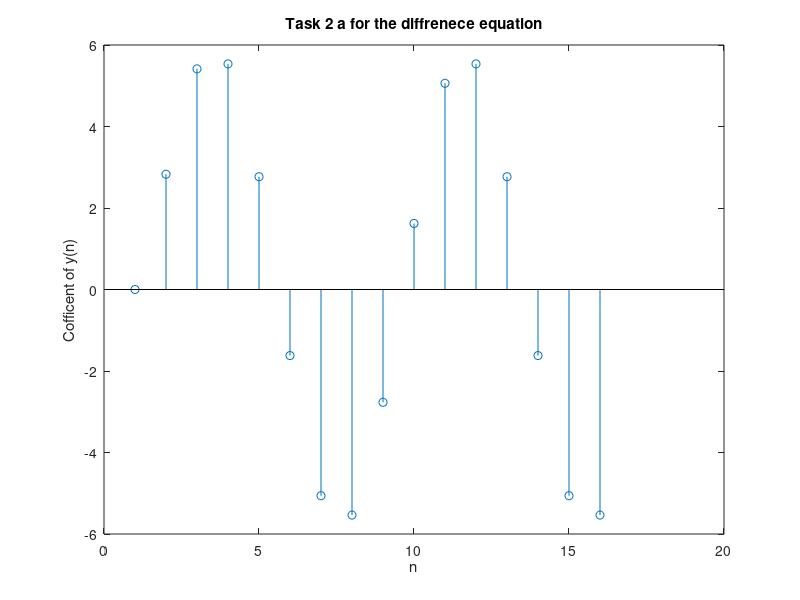

This figure's MATLAB source: (Note: this script raises an error after producing the figure.)

clear;close all;clc;
% Task 2a and 2b - To find y(n)
t = zeros(3,16);
i=0:3;
h=0.5.^i;
for n=0:15
x(n+1)=4*sin((2*pi*n)/8);
t(1,n+2) = x(n+1);
t(2,n+3) = x(n+1);
t(3,n+4) = x(n+1);
%Task 2a - y(n) by using the difference equation
y(n+1)=x(n+1)+0.5*t(1,n+1)+0.5^2*t(2,n+1)+0.5^3*t(3,n+1);
%Task 2b - y(n) by using the convolution summation
y_conv(n+1) = h*[x(n+1);t(1,n+1);t(2,n+1);t(3,n+1)];
end
figure;
stem(y);
title('Task 2 a for the diffrenece equation');
xlabel('n');
ylabel('Cofficent of y(n)');

% Task 2c - y(n) by using the FFT
h=[h,zeros(1,12)];
X=d_fft16(x); % 16 point FFT function
H=d_fft16(h);
y_fft=d_ifft16(1/16.*X.*H); % 16 point IFFT function
figure;
stem(y_conv);
title('Task 2 b for the diffrenece equation');
xlabel('n');
ylabel('Cofficent of y(n)');
figure;
stem((y_fft));
title('Task 2 c for the diffrenece equation');
xlabel('n');
ylabel('Cofficent of y(n)');
